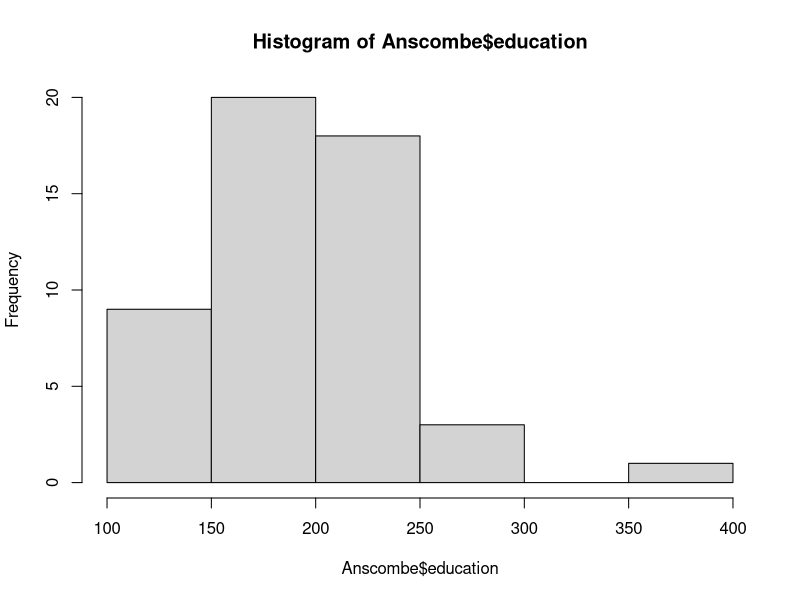

Reproduce this figure in R. (Note: this script raises an error after producing the figure.)
library(carData)
data(Anscombe)

#``
summary(Anscombe)

#2
Anscombescale = scale(Anscombe)

kmeans(Anscombescale,centers=5)

#3
hist(Anscombe$education)

fitdistr(Anscombe$education,"gamma")

#4
lm(Anscombe$income ~ Anscombe$education)